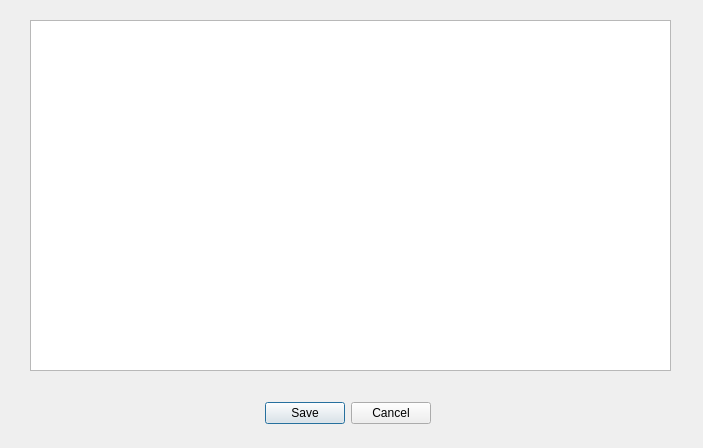
<?xml version="1.0" encoding="UTF-8"?>
<ui version="4.0">
 <class>FootprintMgr</class>
 <widget class="QDialog" name="FootprintMgr">
  <property name="geometry">
   <rect>
    <x>0</x>
    <y>0</y>
    <width>703</width>
    <height>448</height>
   </rect>
  </property>
  <property name="windowTitle">
   <string>Footprints Manager</string>
  </property>
  <property name="windowIcon">
   <iconset resource="ressources/ressources.qrc">
    <normaloff>:/icons/icons/rddzscraper-48.png</normaloff>:/icons/icons/rddzscraper-48.png</iconset>
  </property>
  <widget class="QListView" name="listView">
   <property name="geometry">
    <rect>
     <x>30</x>
     <y>20</y>
     <width>641</width>
     <height>351</height>
    </rect>
   </property>
   <property name="autoScroll">
    <bool>true</bool>
   </property>
   <property name="showDropIndicator" stdset="0">
    <bool>false</bool>
   </property>
   <property name="alternatingRowColors">
    <bool>true</bool>
   </property>
   <property name="selectionMode">
    <enum>QAbstractItemView::ExtendedSelection</enum>
   </property>
  </widget>
  <widget class="QDialogButtonBox" name="buttonBox">
   <property name="geometry">
    <rect>
     <x>260</x>
     <y>400</y>
     <width>176</width>
     <height>27</height>
    </rect>
   </property>
   <property name="standardButtons">
    <set>QDialogButtonBox::Cancel|QDialogButtonBox::Save</set>
   </property>
   <property name="centerButtons">
    <bool>true</bool>
   </property>
  </widget>
 </widget>
 <resources>
  <include location="ressources/ressources.qrc"/>
 </resources>
 <connections/>
</ui>
